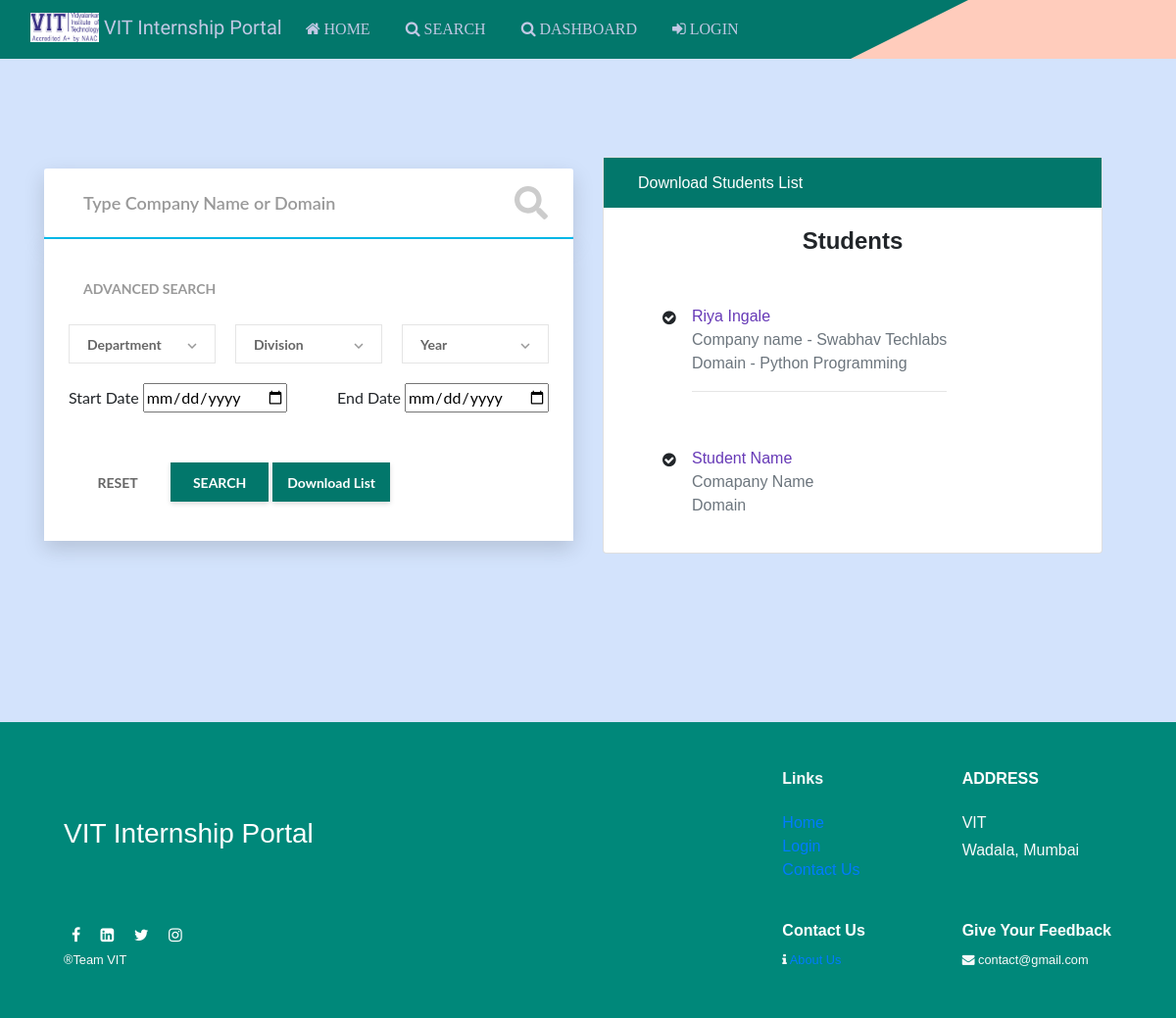
Before: /search with the older database file.
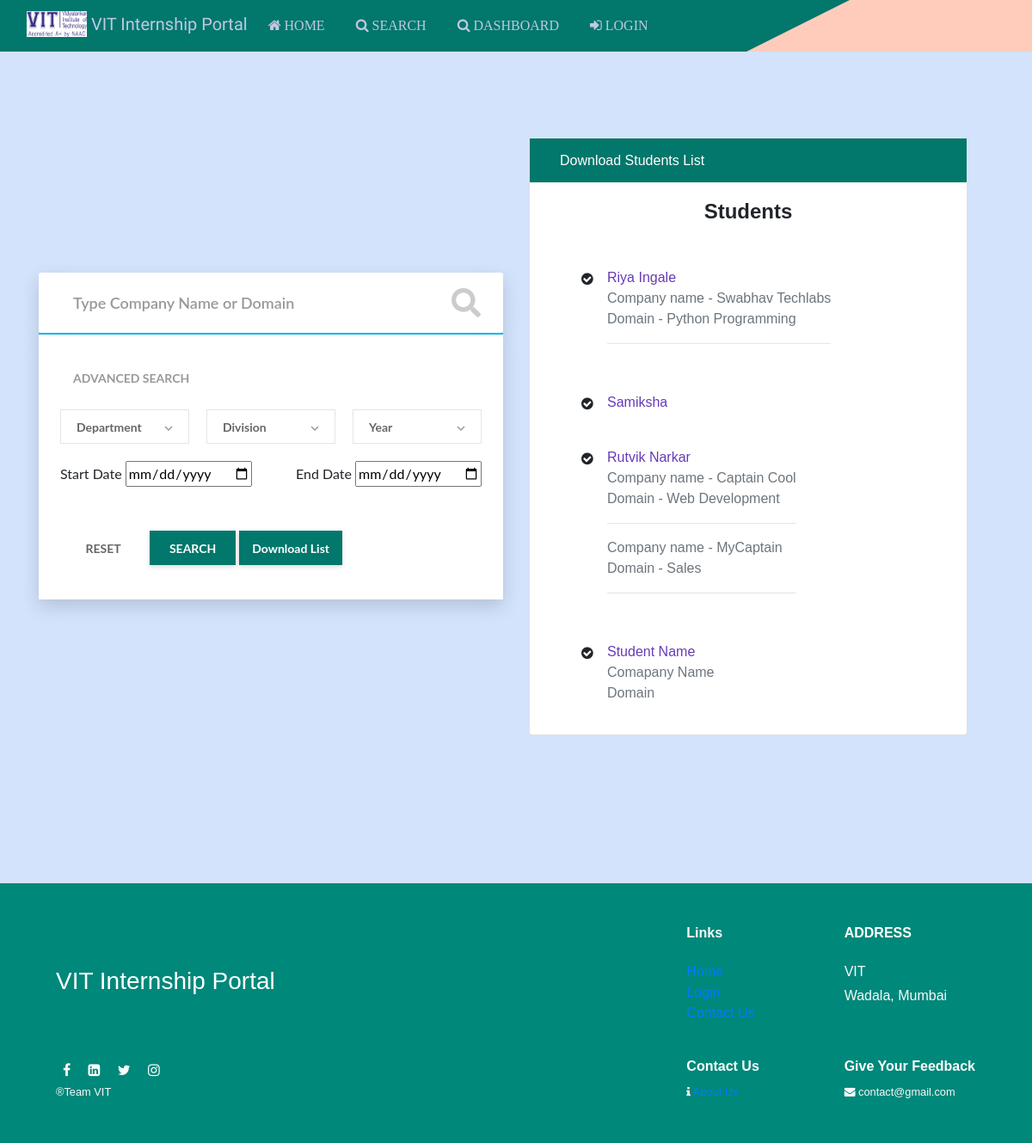
After: the same page with the newer database file.
### app.py (models this page shows)
class Users(UserMixin, db.Model):
    id = db.Column(db.Integer, primary_key=True)
    fullname = db.Column(db.String(150))
    rollno = db.Column(db.String(15), unique=True)
    password = db.Column(db.String(80))
    mobileno = db.Column(db.String(15))
    email = db.Column(db.String(50))
    dept = db.Column(db.String(15))
    div = db.Column(db.String(15))
    year = db.Column(db.String(15))
    linkedIn_username = db.Column(db.Text)
    role = db.Column(db.Text)

class Internships(db.Model):
    id = db.Column(db.Integer, primary_key=True)
    user_id = db.Column(db.Integer)
    companyname = db.Column(db.Text)
    domain = db.Column(db.Text)
    source = db.Column(db.Text)
    rating = db.Column(db.Integer)
    skills_acquired = db.Column(db.Text)
    companyrepresentative_name = db.Column(db.Text)
    companyrepresentative_contact = db.Column(db.Text)
    startdate = db.Column(db.Date)
    enddate = db.Column(db.Date)
    offerletter = db.Column(db.LargeBinary)
    offerletter_filename = db.Column(db.Text)
    completioncert = db.Column(db.LargeBinary)
    completioncert_filename = db.Column(db.Text)

### app.py (the view, shortened to what this page needs)
@app.route('/search', methods=['GET', 'POST'])
def search():
    allinternships = []
    allstudents = []
    student_data = []
    internship_data = []
    global searchname
    if request.method == "GET":
        allstudents = Users.query.filter(Users.id != 2).all()
        allinternships = Internships.query.all()
        return render_template("search.html", students=allstudents, internships=allinternships, s = True)

### templates/search.html (shortened to what this page needs)
<!DOCTYPE html>
<html lang="en">
  <head>
    <link rel="stylesheet" href="../static/css/styles.css" />
    <link rel="stylesheet" href="../static/css/search.css" />
    <link
      rel="stylesheet"
      href="https://cdnjs.cloudflare.com/ajax/libs/font-awesome/4.7.0/css/font-awesome.min.css"
    />
    <link
      rel="stylesheet"
      href="https://maxcdn.bootstrapcdn.com/bootstrap/4.0.0/css/bootstrap.min.css"
    />
  </head>
  <body style="background-color: #d3e3fc">
    <nav class="navbar navbar-expand-lg navbar-red navbar-dark">
      <div class="wrap"></div>
      <div class="container-fluid all-show">
        <a class="navbar-brand" href="#" style="color: #c1c8e4">
          <img
            src="..\static\img\VIT.png"
            width="70"
            height="30"
            class="d-inline-block align-top"
            alt=""
          />
          VIT Internship Portal
        </a>
        <div class="collapse navbar-collapse" id="navbarSupportedContent">
          <ul class="navbar-nav mr-auto mb-2 mb-lg-0">
            <li class="nav-item">
              <a class="nav-link" href="/"><i class="fa fa-home"> Home</i></a>
            </li>
            <li class="nav-item">
              <a class="nav-link" href="/search"
                ><i class="fa fa-search"> Search</i></a
              >
            </li>
            <li class="nav-item">
              <a class="nav-link" href="/admin/dashboard"
                ><i class="fa fa-search"> Dashboard</i></a
              >
            </li>
            {% if not current_user.is_authenticated %}
            <li class="nav-item">
              <a class="nav-link active" aria-current="page" href="/admin/login"
                ><i class="fa fa-sign-in"> Login</i></a
              >
            </li>
            {% endif %}
          </ul>
        </div>
      </div>
    </nav>
    <div class="container">
      <div class="row">
        <div class="s009 col-12 col-lg-6" style="background-color: #d3e3fc">
          <form method="POST">
            <div class="inner-form">
              <div class="basic-search">
                <div class="input-field">
                  <input
                    id="companyname"
                    type="text"
                    placeholder="Type Company Name or Domain"
                    name="searchname"
                  />
                  <div class="icon-wrap">
                  </div>
                </div>
              </div>
              <div class="advance-search">
                <span class="desc">ADVANCED SEARCH</span>
                <div class="row">
                  <div class="input-field">
                    <div class="input-select">
                      <select id="dept" data-trigger="" name="dept">
                        <option placeholder="" name="dept" value="">
                          Department
                        </option>
                      </select>
                    </div>
                  </div>
                  <div class="input-field">
                    <div class="input-select">
                      <select id="div" data-trigger="" name="div">
                        <option placeholder="" value="" name="div">
                          Division
                        </option>
                      </select>
                    </div>
                  </div>
                  <div class="input-field">
                    <div class="input-select">
                      <select id="year" data-trigger="" name="year">
                        <option placeholder="" value="" name="year">
                          Year
                        </option>
                      </select>
                    </div>
                  </div>
                </div>
                <div class="row second">
                  <div class="input-field-date">
                    <label for="startdate">Start Date</label>
                    <input id="startdate" type="date" name="startdate" />
                  </div>
                  <div class="input-field-date">
                    <label for="enddate">End Date</label>
                    <input type="date" id="enddate" name="enddate" />
                  </div>
                </div>
                <div class="row third">
                  <div class="input-field">
                    <div class="group-btn">
                      <button type="reset" class="btn-delete" id="delete">
                        RESET
                      </button>
                      <button
                        type="submit"
                        formaction="/search"
                        class="btn-search"
                        style="background-color: #02776b"
                        onclick=""
                      >
                        SEARCH
                      </button>
                      <button
                        type="submit"
                        formaction="/search"
                        class="btn-search"
                        style="background-color: #02776b"
                        onclick=""
                      >
                        Download List
                      </button>
                    </div>
                  </div>
                </div>
              </div>
            </div>
          </form>
        </div>
        <div
          class="
            row
            d-flex
            justify-content-center
            mt-100
            mb-100
            col-12 col-lg-6
          "
        >
          <div class="col-12 col-lg-12">
            <div class="card">
              <a class="downloadlistbutton" href="javascript:customexport()"
                >Download Students List</a
              >
              <div class="card-body text-center">
                <h4 class="card-title m-b-0">Students</h4>
              </div>
              {% if s %}
              <ul class="list-style-none">
                {% for user in students %}
                <li class="d-flex no-block card-body">
                  <i class="fa fa-check-circle w-30px m-t-5"></i>
                  <div>
                    <a
                      href="/otherprofile/{{user.id}}"
                      class="m-b-0 font-medium p-0"
                      data-abc="true"
                      >{{user.fullname}}</a
                    >
                    <div class="Company-Names">
                      {% for Internship in internships %} {% if user.id ==
                      Internship.user_id %}
                      <div class="text-muted">
                        Company name - {{Internship.companyname}}
                      </div>
                      <div class="text-muted">
                        Domain - {{Internship.domain}}
                      </div>
                      <hr />
                      {% endif %} {% endfor %}
                    </div>
                  </div>
                </li>
                {% endfor %}
                <li class="d-flex no-block card-body">
                  <i class="fa fa-check-circle w-30px m-t-5"></i>
                  <div>
                    <a href="#" class="m-b-0 font-medium p-0" data-abc="true"
                      >Student Name</a
                    >
                    <div class="text-muted">Comapany Name</div>
                    <div class="text-muted">Domain</div>
                  </div>
                </li>
              </ul>
              {% else %}
              <center>
                <h5 style="font-style: italic">No Students Found</h5>
              </center>
              {% endif %}
            </div>
          </div>
        </div>
      </div>
    </div>
    <p>
      <br />
    </p>
    <div
      class="container-fluid pb-0 mb-0 justify-content-center text-light"
      style="background-color: #00887a"
    >
      <footer>
        <div class="row my-5 justify-content-center py-5">
          <div class="col-11">
            <div class="row">
              <div class="col-xl-8 col-md-4 col-sm-4 col-12 my-auto mx-auto a">
                <h3 class="mb-md-0 mb-5 bold-text" style="color: #ffffff">
                  VIT Internship Portal
                </h3>
              </div>
              <div class="col-xl-2 col-md-4 col-sm-4 col-12">
                <h6 class="mb-3 mb-lg-4 bold-text"><b>Links</b></h6>
                <ul class="list-unstyled">
                  <li><a href="/">Home</a></li>
                  <li><a href="/allblogs">Login</a></li>
                  <li><a href="/news">Contact Us</a></li>
                </ul>
              </div>
              <div class="col-xl-2 col-md-4 col-sm-4 col-12">
                <h6
                  class="mb-3 mb-lg-4 bold-text mt-sm-0 mt-5"
                  style="color: #ffffff"
                >
                  <b>ADDRESS</b>
                </h6>
                <p class="mb-1">VIT</p>
                <p>Wadala, Mumbai</p>
              </div>
            </div>
            <div class="row">
              <div
                class="
                  col-xl-8 col-md-4 col-sm-4 col-auto
                  my-md-0
                  mt-5
                  order-sm-1 order-3
                  align-self-end
                "
              >
                <p class="social text-muted mb-0 pb-0 bold-text">
                  <span class="mx-2"
                    ><i
                      class="fa fa-facebook"
                      aria-hidden="true"
                      style="color: #ffffff"
                    ></i
                  ></span>
                  <span class="mx-2"
                    ><i
                      class="fa fa-linkedin-square"
                      aria-hidden="true"
                      style="color: #ffffff"
                    ></i
                  ></span>
                  <span class="mx-2"
                    ><i
                      class="fa fa-twitter"
                      aria-hidden="true"
                      style="color: #ffffff"
                    ></i
                  ></span>
                  <span class="mx-2"
                    ><i
                      class="fa fa-instagram"
                      aria-hidden="true"
                      style="color: #ffffff"
                    ></i
                  ></span>
                </p>
                <small class="rights"><span>&#174;</span>Team VIT </small>
              </div>
              <div
                class="
                  col-xl-2 col-md-4 col-sm-4 col-auto
                  order-1
                  align-self-end
                "
              >
                <h6 class="mt-55 mt-2 bold-text" style="color: #ffffff">
                  <b>Contact Us</b>
                </h6>
                <small>
                  <span><i class="fa fa-info" aria-hidden="true"></i></span>
                  <a href="/aboutus">About Us</a></small
                >
              </div>
              <div
                class="
                  col-xl-2 col-md-4 col-sm-4 col-auto
                  order-2
                  align-self-end
                  mt-3
                "
              >
                <h6 class="mt-55 mt-2 bold-text" style="color: #ffffff">
                  <b>Give Your Feedback</b>
                </h6>
                <small>
                  <span><i class="fa fa-envelope" aria-hidden="true"></i></span>
                  contact@gmail.com</small
                >
              </div>
            </div>
          </div>
        </div>
      </footer>
    </div>
  </body>
</html>

### static/css/styles.css (style rules this page uses)
body { background-color: #5AB9EA; }
.navbar-nav > li > a { text-transform: uppercase; font-size: 12px; margin-right: 20px; color: #C1C8E4; font-size: medium; }
.nav-link { color: #C1C8E4 !important; }
.wrap { width: 100%; position: absolute; height: 100%; background-color: #FFCCBC; clip-path: polygon(81% 0, 100% 0, 100% 50%, 100% 100%, 71% 100%); transition: 1s all; }
.navbar-brand { color: #266150; font-family: "Allerta Stencil", sans-serif; margin-bottom: 4px; font-size: 27px; }
.navbar-red { background-color: #02776b; color: #266150; }
.all-show { z-index: 10; }

Changed rows visible on the page:
added Users: fullname "Samiksha"
added Users: fullname "Rutvik Narkar"
added Internships: companyname "Captain Cool", domain "Web Development", shown under "Rutvik Narkar"
added Internships: companyname "MyCaptain", domain "Sales", shown under "Rutvik Narkar"
